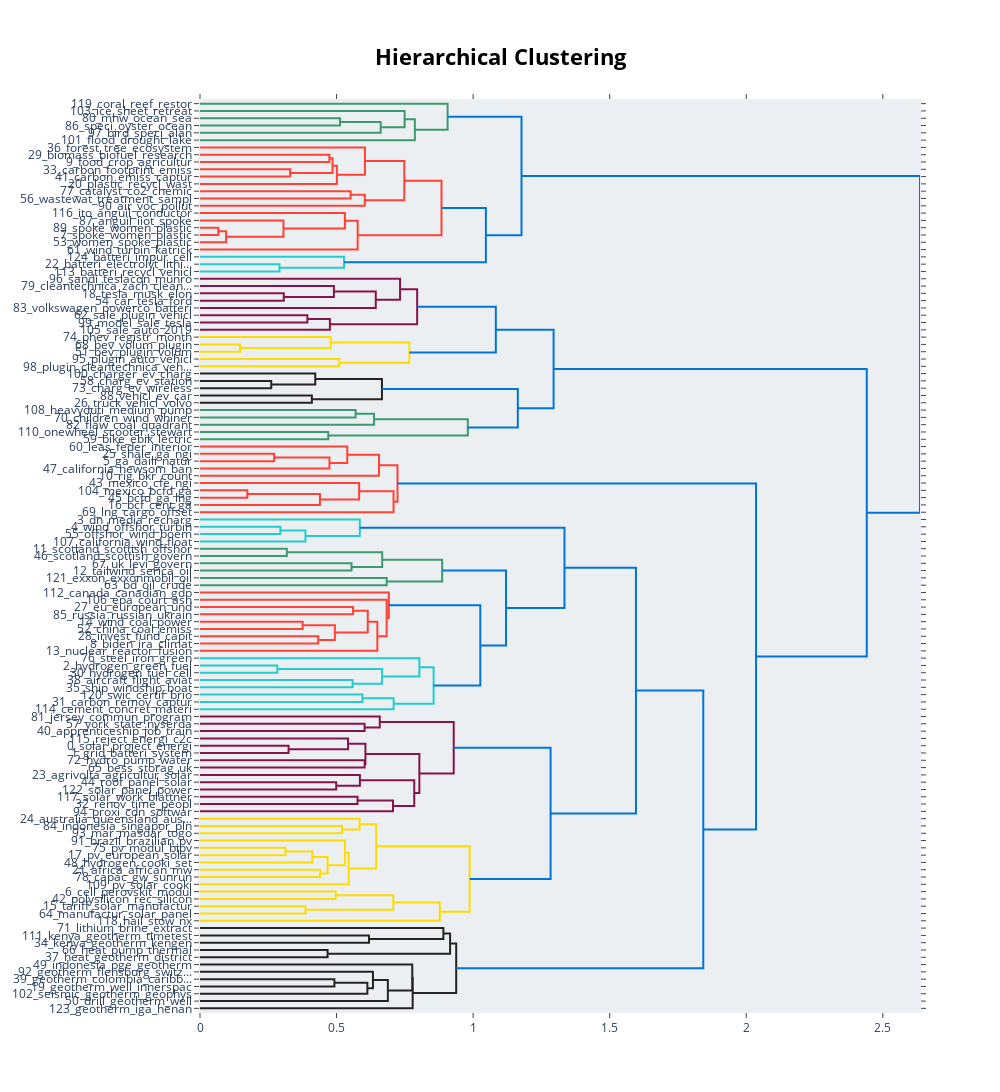

Write notebook code for a chart like this one.
### Code cell
# Visualizing the distribution of topics over time (if you have timestamps)
# topic_model.visualize_topics_over_time(topics_over_time)  # You need to create 'topics_over_time'

# Visualizing the topic hierarchy
bertopic_model.visualize_hierarchy()

### Figure 1 — Plotly figure (JSON) as saved in the notebook; plotly's stock layout.template omitted (floating-point values rounded to 4 significant figures)
{"data": [{"hoverinfo": "text", "marker": {"color": "rgb(61,153,112)"}, "mode": "lines", "type": "scatter", "x": [0, 0.5125, 0.5125, 0], "xaxis": "x", "y": [-25, -25, -35, -35], "yaxis": "y"}, {"hoverinfo": "text", "marker": {"color": "rgb(61,153,112)"}, "mode": "lines", "type": "scatter", "x": [0.5125, 0.6614, 0.6614, 0], "xaxis": "x", "y": [-30, -30, -45, -45], "yaxis": "y"}, {"hoverinfo": "text", "marker": {"color": "rgb(61,153,112)"}, "mode": "lines", "type": "scatter", "x": [0, 0.7491, 0.7491, 0.6614], "xaxis": "x", "y": [-15, -15, -37.5, -37.5], "yaxis": "y"}, {"hoverinfo": "text", "marker": {"color": "rgb(61,153,112)"}, "mode": "lines", "type": "scatter", "x": [0.7491, 0.7867, 0.7867, 0], "xaxis": "x", "y": [-26.25, -26.25, -55, -55], "yaxis": "y"}, {"hoverinfo": "text", "marker": {"color": "rgb(61,153,112)"}, "mode": "lines", "type": "scatter", "x": [0, 0.9065, 0.9065, 0.7867], "xaxis": "x", "y": [-5, -5, -40.62, -40.62], "yaxis": "y"}, {"hoverinfo": "text", "marker": {"color": "rgb(255,65,54)"}, "mode": "lines", "type": "scatter", "x": [0, 0.4738, 0.4738, 0], "xaxis": "x", "y": [-75, -75, -85, -85], "yaxis": "y"}, {"hoverinfo": "text", "marker": {"color": "rgb(255,65,54)"}, "mode": "lines", "type": "scatter", "x": [0, 0.3302, 0.3302, 0], "xaxis": "x", "y": [-95, -95, -105, -105], "yaxis": "y"}, {"hoverinfo": "text", "marker": {"color": "rgb(255,65,54)"}, "mode": "lines", "type": "scatter", "x": [0.4738, 0.4852, 0.4852, 0.3302], "xaxis": "x", "y": [-80, -80, -100, -100], "yaxis": "y"}, {"hoverinfo": "text", "marker": {"color": "rgb(255,65,54)"}, "mode": "lines", "type": "scatter", "x": [0.4852, 0.5012, 0.5012, 0], "xaxis": "x", "y": [-90, -90, -115, -115], "yaxis": "y"}, {"hoverinfo": "text", "marker": {"color": "rgb(255,65,54)"}, "mode": "lines", "type": "scatter", "x": [0, 0.6039, 0.6039, 0.5012], "xaxis": "x", "y": [-65, -65, -102.5, -102.5], "yaxis": "y"}, {"hoverinfo": "text", "marker": {"color": "rgb(255,65,54)"}, "mode": "lines", "type": "scatter", "x": [0, 0.5512, 0.5512, 0], "xaxis": "x", "y": [-125, -125, -135, -135], "yaxis": "y"}, {"hoverinfo": "text", "marker": {"color": "rgb(255,65,54)"}, "mode": "lines", "type": "scatter", "x": [0.5512, 0.6034, 0.6034, 0], "xaxis": "x", "y": [-130, -130, -145, -145], "yaxis": "y"}, {"hoverinfo": "text", "marker": {"color": "rgb(255,65,54)"}, "mode": "lines", "type": "scatter", "x": [0.6039, 0.748, 0.748, 0.6034], "xaxis": "x", "y": [-83.75, -83.75, -137.5, -137.5], "yaxis": "y"}, {"hoverinfo": "text", "marker": {"color": "rgb(255,65,54)"}, "mode": "lines", "type": "scatter", "x": [0, 0.06709, 0.06709, 0], "xaxis": "x", "y": [-175, -175, -185, -185], "yaxis": "y"}, {"hoverinfo": "text", "marker": {"color": "rgb(255,65,54)"}, "mode": "lines", "type": "scatter", "x": [0.06709, 0.09552, 0.09552, 0], "xaxis": "x", "y": [-180, -180, -195, -195], "yaxis": "y"}, {"hoverinfo": "text", "marker": {"color": "rgb(255,65,54)"}, "mode": "lines", "type": "scatter", "x": [0, 0.3056, 0.3056, 0.09552], "xaxis": "x", "y": [-165, -165, -187.5, -187.5], "yaxis": "y"}, {"hoverinfo": "text", "marker": {"color": "rgb(255,65,54)"}, "mode": "lines", "type": "scatter", "x": [0, 0.5306, 0.5306, 0.3056], "xaxis": "x", "y": [-155, -155, -176.2, -176.2], "yaxis": "y"}, {"hoverinfo": "text", "marker": {"color": "rgb(255,65,54)"}, "mode": "lines", "type": "scatter", "x": [0.5306, 0.5773, 0.5773, 0], "xaxis": "x", "y": [-165.6, -165.6, -205, -205], "yaxis": "y"}, {"hoverinfo": "text", "marker": {"color": "rgb(255,65,54)"}, "mode": "lines", "type": "scatter", "x": [0.748, 0.8842, 0.8842, 0.5773], "xaxis": "x", "y": [-110.6, -110.6, -185.3, -185.3], "yaxis": "y"}, {"hoverinfo": "text", "marker": {"color": "rgb(35,205,205)"}, "mode": "lines", "type": "scatter", "x": [0, 0.291, 0.291, 0], "xaxis": "x", "y": [-225, -225, -235, -235], "yaxis": "y"}, {"hoverinfo": "text", "marker": {"color": "rgb(35,205,205)"}, "mode": "lines", "type": "scatter", "x": [0, 0.5273, 0.5273, 0.291], "xaxis": "x", "y": [-215, -215, -230, -230], "yaxis": "y"}, {"hoverinfo": "text", "marker": {"color": "rgb(0,116,217)"}, "mode": "lines", "type": "scatter", "x": [0.8842, 1.047, 1.047, 0.5273], "xaxis": "x", "y": [-148.0, -148.0, -222.5, -222.5], "yaxis": "y"}, {"hoverinfo": "text", "marker": {"color": "rgb(0,116,217)"}, "mode": "lines", "type": "scatter", "x": [0.9065, 1.177, 1.177, 1.047], "xaxis": "x", "y": [-22.81, -22.81, -185.2, -185.2], "yaxis": "y"}, {"hoverinfo": "text", "marker": {"color": "rgb(133,20,75)"}, "mode": "lines", "type": "scatter", "x": [0, 0.3068, 0.3068, 0], "xaxis": "x", "y": [-265, -265, -275, -275], "yaxis": "y"}, {"hoverinfo": "text", "marker": {"color": "rgb(133,20,75)"}, "mode": "lines", "type": "scatter", "x": [0, 0.4904, 0.4904, 0.3068], "xaxis": "x", "y": [-255, -255, -270, -270], "yaxis": "y"}, {"hoverinfo": "text", "marker": {"color": "rgb(133,20,75)"}, "mode": "lines", "type": "scatter", "x": [0.4904, 0.6436, 0.6436, 0], "xaxis": "x", "y": [-262.5, -262.5, -285, -285], "yaxis": "y"}, {"hoverinfo": "text", "marker": {"color": "rgb(133,20,75)"}, "mode": "lines", "type": "scatter", "x": [0, 0.7326, 0.7326, 0.6436], "xaxis": "x", "y": [-245, -245, -273.8, -273.8], "yaxis": "y"}, {"hoverinfo": "text", "marker": {"color": "rgb(133,20,75)"}, "mode": "lines", "type": "scatter", "x": [0, 0.3931, 0.3931, 0], "xaxis": "x", "y": [-295, -295, -305, -305], "yaxis": "y"}, {"hoverinfo": "text", "marker": {"color": "rgb(133,20,75)"}, "mode": "lines", "type": "scatter", "x": [0.3931, 0.4757, 0.4757, 0], "xaxis": "x", "y": [-300, -300, -315, -315], "yaxis": "y"}, {"hoverinfo": "text", "marker": {"color": "rgb(133,20,75)"}, "mode": "lines", "type": "scatter", "x": [0.7326, 0.7951, 0.7951, 0.4757], "xaxis": "x", "y": [-259.4, -259.4, -307.5, -307.5], "yaxis": "y"}, {"hoverinfo": "text", "marker": {"color": "rgb(255,220,0)"}, "mode": "lines", "type": "scatter", "x": [0, 0.1465, 0.1465, 0], "xaxis": "x", "y": [-335, -335, -345, -345], "yaxis": "y"}, {"hoverinfo": "text", "marker": {"color": "rgb(255,220,0)"}, "mode": "lines", "type": "scatter", "x": [0, 0.4785, 0.4785, 0.1465], "xaxis": "x", "y": [-325, -325, -340, -340], "yaxis": "y"}, {"hoverinfo": "text", "marker": {"color": "rgb(255,220,0)"}, "mode": "lines", "type": "scatter", "x": [0, 0.5104, 0.5104, 0], "xaxis": "x", "y": [-355, -355, -365, -365], "yaxis": "y"}, {"hoverinfo": "text", "marker": {"color": "rgb(255,220,0)"}, "mode": "lines", "type": "scatter", "x": [0.4785, 0.7665, 0.7665, 0.5104], "xaxis": "x", "y": [-332.5, -332.5, -360, -360], "yaxis": "y"}, {"hoverinfo": "text", "marker": {"color": "rgb(0,116,217)"}, "mode": "lines", "type": "scatter", "x": [0.7951, 1.083, 1.083, 0.7665], "xaxis": "x", "y": [-283.4, -283.4, -346.2, -346.2], "yaxis": "y"}, {"hoverinfo": "text", "marker": {"color": "rgb(40,35,35)"}, "mode": "lines", "type": "scatter", "x": [0, 0.2608, 0.2608, 0], "xaxis": "x", "y": [-385, -385, -395, -395], "yaxis": "y"}, {"hoverinfo": "text", "marker": {"color": "rgb(40,35,35)"}, "mode": "lines", "type": "scatter", "x": [0, 0.422, 0.422, 0.2608], "xaxis": "x", "y": [-375, -375, -390, -390], "yaxis": "y"}, {"hoverinfo": "text", "marker": {"color": "rgb(40,35,35)"}, "mode": "lines", "type": "scatter", "x": [0, 0.4095, 0.4095, 0], "xaxis": "x", "y": [-405, -405, -415, -415], "yaxis": "y"}, {"hoverinfo": "text", "marker": {"color": "rgb(40,35,35)"}, "mode": "lines", "type": "scatter", "x": [0.422, 0.6662, 0.6662, 0.4095], "xaxis": "x", "y": [-382.5, -382.5, -410, -410], "yaxis": "y"}, {"hoverinfo": "text", "marker": {"color": "rgb(61,153,112)"}, "mode": "lines", "type": "scatter", "x": [0, 0.5696, 0.5696, 0], "xaxis": "x", "y": [-425, -425, -435, -435], "yaxis": "y"}, {"hoverinfo": "text", "marker": {"color": "rgb(61,153,112)"}, "mode": "lines", "type": "scatter", "x": [0.5696, 0.6373, 0.6373, 0], "xaxis": "x", "y": [-430, -430, -445, -445], "yaxis": "y"}, {"hoverinfo": "text", "marker": {"color": "rgb(61,153,112)"}, "mode": "lines", "type": "scatter", "x": [0, 0.4698, 0.4698, 0], "xaxis": "x", "y": [-455, -455, -465, -465], "yaxis": "y"}, {"hoverinfo": "text", "marker": {"color": "rgb(61,153,112)"}, "mode": "lines", "type": "scatter", "x": [0.6373, 0.9806, 0.9806, 0.4698], "xaxis": "x", "y": [-437.5, -437.5, -460, -460], "yaxis": "y"}, {"hoverinfo": "text", "marker": {"color": "rgb(0,116,217)"}, "mode": "lines", "type": "scatter", "x": [0.6662, 1.164, 1.164, 0.9806], "xaxis": "x", "y": [-396.2, -396.2, -448.8, -448.8], "yaxis": "y"}, {"hoverinfo": "text", "marker": {"color": "rgb(0,116,217)"}, "mode": "lines", "type": "scatter", "x": [1.083, 1.295, 1.295, 1.164], "xaxis": "x", "y": [-314.8, -314.8, -422.5, -422.5], "yaxis": "y"}, {"hoverinfo": "text", "marker": {"color": "rgb(255,65,54)"}, "mode": "lines", "type": "scatter", "x": [0, 0.2714, 0.2714, 0], "xaxis": "x", "y": [-485, -485, -495, -495], "yaxis": "y"}, {"hoverinfo": "text", "marker": {"color": "rgb(255,65,54)"}, "mode": "lines", "type": "scatter", "x": [0.2714, 0.474, 0.474, 0], "xaxis": "x", "y": [-490, -490, -505, -505], "yaxis": "y"}, {"hoverinfo": "text", "marker": {"color": "rgb(255,65,54)"}, "mode": "lines", "type": "scatter", "x": [0, 0.5393, 0.5393, 0.474], "xaxis": "x", "y": [-475, -475, -497.5, -497.5], "yaxis": "y"}, {"hoverinfo": "text", "marker": {"color": "rgb(255,65,54)"}, "mode": "lines", "type": "scatter", "x": [0.5393, 0.6555, 0.6555, 0], "xaxis": "x", "y": [-486.2, -486.2, -515, -515], "yaxis": "y"}, {"hoverinfo": "text", "marker": {"color": "rgb(255,65,54)"}, "mode": "lines", "type": "scatter", "x": [0, 0.1733, 0.1733, 0], "xaxis": "x", "y": [-535, -535, -545, -545], "yaxis": "y"}, {"hoverinfo": "text", "marker": {"color": "rgb(255,65,54)"}, "mode": "lines", "type": "scatter", "x": [0.1733, 0.4391, 0.4391, 0], "xaxis": "x", "y": [-540, -540, -555, -555], "yaxis": "y"}, {"hoverinfo": "text", "marker": {"color": "rgb(255,65,54)"}, "mode": "lines", "type": "scatter", "x": [0, 0.5826, 0.5826, 0.4391], "xaxis": "x", "y": [-525, -525, -547.5, -547.5], "yaxis": "y"}, {"hoverinfo": "text", "marker": {"color": "rgb(255,65,54)"}, "mode": "lines", "type": "scatter", "x": [0.5826, 0.7086, 0.7086, 0], "xaxis": "x", "y": [-536.2, -536.2, -565, -565], "yaxis": "y"}, {"hoverinfo": "text", "marker": {"color": "rgb(255,65,54)"}, "mode": "lines", "type": "scatter", "x": [0.6555, 0.7231, 0.7231, 0.7086], "xaxis": "x", "y": [-500.6, -500.6, -550.6, -550.6], "yaxis": "y"}, {"hoverinfo": "text", "marker": {"color": "rgb(35,205,205)"}, "mode": "lines", "type": "scatter", "x": [0, 0.2943, 0.2943, 0], "xaxis": "x", "y": [-585, -585, -595, -595], "yaxis": "y"}, {"hoverinfo": "text", "marker": {"color": "rgb(35,205,205)"}, "mode": "lines", "type": "scatter", "x": [0.2943, 0.3862, 0.3862, 0], "xaxis": "x", "y": [-590, -590, -605, -605], "yaxis": "y"}, {"hoverinfo": "text", "marker": {"color": "rgb(35,205,205)"}, "mode": "lines", "type": "scatter", "x": [0, 0.5851, 0.5851, 0.3862], "xaxis": "x", "y": [-575, -575, -597.5, -597.5], "yaxis": "y"}, {"hoverinfo": "text", "marker": {"color": "rgb(61,153,112)"}, "mode": "lines", "type": "scatter", "x": [0, 0.3179, 0.3179, 0], "xaxis": "x", "y": [-615, -615, -625, -625], "yaxis": "y"}, {"hoverinfo": "text", "marker": {"color": "rgb(61,153,112)"}, "mode": "lines", "type": "scatter", "x": [0, 0.5548, 0.5548, 0], "xaxis": "x", "y": [-635, -635, -645, -645], "yaxis": "y"}, {"hoverinfo": "text", "marker": {"color": "rgb(61,153,112)"}, "mode": "lines", "type": "scatter", "x": [0.3179, 0.6671, 0.6671, 0.5548], "xaxis": "x", "y": [-620, -620, -640, -640], "yaxis": "y"}, {"hoverinfo": "text", "marker": {"color": "rgb(61,153,112)"}, "mode": "lines", "type": "scatter", "x": [0, 0.6836, 0.6836, 0], "xaxis": "x", "y": [-655, -655, -665, -665], "yaxis": "y"}, {"hoverinfo": "text", "marker": {"color": "rgb(61,153,112)"}, "mode": "lines", "type": "scatter", "x": [0.6671, 0.8866, 0.8866, 0.6836], "xaxis": "x", "y": [-630, -630, -660, -660], "yaxis": "y"}, {"hoverinfo": "text", "marker": {"color": "rgb(255,65,54)"}, "mode": "lines", "type": "scatter", "x": [0, 0.5605, 0.5605, 0], "xaxis": "x", "y": [-695, -695, -705, -705], "yaxis": "y"}, {"hoverinfo": "text", "marker": {"color": "rgb(255,65,54)"}, "mode": "lines", "type": "scatter", "x": [0, 0.3758, 0.3758, 0], "xaxis": "x", "y": [-715, -715, -725, -725], "yaxis": "y"}, {"hoverinfo": "text", "marker": {"color": "rgb(255,65,54)"}, "mode": "lines", "type": "scatter", "x": [0, 0.4329, 0.4329, 0], "xaxis": "x", "y": [-735, -735, -745, -745], "yaxis": "y"}, {"hoverinfo": "text", "marker": {"color": "rgb(255,65,54)"}, "mode": "lines", "type": "scatter", "x": [0.3758, 0.4938, 0.4938, 0.4329], "xaxis": "x", "y": [-720, -720, -740, -740], "yaxis": "y"}, {"hoverinfo": "text", "marker": {"color": "rgb(255,65,54)"}, "mode": "lines", "type": "scatter", "x": [0.5605, 0.6141, 0.6141, 0.4938], "xaxis": "x", "y": [-700, -700, -730, -730], "yaxis": "y"}, {"hoverinfo": "text", "marker": {"color": "rgb(255,65,54)"}, "mode": "lines", "type": "scatter", "x": [0.6141, 0.6493, 0.6493, 0], "xaxis": "x", "y": [-715, -715, -755, -755], "yaxis": "y"}, {"hoverinfo": "text", "marker": {"color": "rgb(255,65,54)"}, "mode": "lines", "type": "scatter", "x": [0, 0.6834, 0.6834, 0.6493], "xaxis": "x", "y": [-685, -685, -735, -735], "yaxis": "y"}, {"hoverinfo": "text", "marker": {"color": "rgb(255,65,54)"}, "mode": "lines", "type": "scatter", "x": [0, 0.6912, 0.6912, 0.6834], "xaxis": "x", "y": [-675, -675, -710, -710], "yaxis": "y"}, {"hoverinfo": "text", "marker": {"color": "rgb(35,205,205)"}, "mode": "lines", "type": "scatter", "x": [0, 0.2833, 0.2833, 0], "xaxis": "x", "y": [-775, -775, -785, -785], "yaxis": "y"}, {"hoverinfo": "text", "marker": {"color": "rgb(35,205,205)"}, "mode": "lines", "type": "scatter", "x": [0, 0.5588, 0.5588, 0], "xaxis": "x", "y": [-795, -795, -805, -805], "yaxis": "y"}, {"hoverinfo": "text", "marker": {"color": "rgb(35,205,205)"}, "mode": "lines", "type": "scatter", "x": [0.2833, 0.6667, 0.6667, 0.5588], "xaxis": "x", "y": [-780, -780, -800, -800], "yaxis": "y"}, {"hoverinfo": "text", "marker": {"color": "rgb(35,205,205)"}, "mode": "lines", "type": "scatter", "x": [0, 0.8033, 0.8033, 0.6667], "xaxis": "x", "y": [-765, -765, -790, -790], "yaxis": "y"}, {"hoverinfo": "text", "marker": {"color": "rgb(35,205,205)"}, "mode": "lines", "type": "scatter", "x": [0, 0.5947, 0.5947, 0], "xaxis": "x", "y": [-815, -815, -825, -825], "yaxis": "y"}, {"hoverinfo": "text", "marker": {"color": "rgb(35,205,205)"}, "mode": "lines", "type": "scatter", "x": [0.5947, 0.709, 0.709, 0], "xaxis": "x", "y": [-820, -820, -835, -835], "yaxis": "y"}, {"hoverinfo": "text", "marker": {"color": "rgb(35,205,205)"}, "mode": "lines", "type": "scatter", "x": [0.8033, 0.8554, 0.8554, 0.709], "xaxis": "x", "y": [-777.5, -777.5, -827.5, -827.5], "yaxis": "y"}, {"hoverinfo": "text", "marker": {"color": "rgb(0,116,217)"}, "mode": "lines", "type": "scatter", "x": [0.6912, 1.026, 1.026, 0.8554], "xaxis": "x", "y": [-692.5, -692.5, -802.5, -802.5], "yaxis": "y"}, {"hoverinfo": "text", "marker": {"color": "rgb(0,116,217)"}, "mode": "lines", "type": "scatter", "x": [0.8866, 1.12, 1.12, 1.026], "xaxis": "x", "y": [-645, -645, -747.5, -747.5], "yaxis": "y"}, {"hoverinfo": "text", "marker": {"color": "rgb(0,116,217)"}, "mode": "lines", "type": "scatter", "x": [0.5851, 1.334, 1.334, 1.12], "xaxis": "x", "y": [-586.2, -586.2, -696.2, -696.2], "yaxis": "y"}, {"hoverinfo": "text", "marker": {"color": "rgb(133,20,75)"}, "mode": "lines", "type": "scatter", "x": [0, 0.6026, 0.6026, 0], "xaxis": "x", "y": [-855, -855, -865, -865], "yaxis": "y"}, {"hoverinfo": "text", "marker": {"color": "rgb(133,20,75)"}, "mode": "lines", "type": "scatter", "x": [0, 0.6582, 0.6582, 0.6026], "xaxis": "x", "y": [-845, -845, -860, -860], "yaxis": "y"}, {"hoverinfo": "text", "marker": {"color": "rgb(133,20,75)"}, "mode": "lines", "type": "scatter", "x": [0, 0.3243, 0.3243, 0], "xaxis": "x", "y": [-885, -885, -895, -895], "yaxis": "y"}, {"hoverinfo": "text", "marker": {"color": "rgb(133,20,75)"}, "mode": "lines", "type": "scatter", "x": [0, 0.5421, 0.5421, 0.3243], "xaxis": "x", "y": [-875, -875, -890, -890], "yaxis": "y"}, {"hoverinfo": "text", "marker": {"color": "rgb(133,20,75)"}, "mode": "lines", "type": "scatter", "x": [0, 0.6029, 0.6029, 0], "xaxis": "x", "y": [-905, -905, -915, -915], "yaxis": "y"}, {"hoverinfo": "text", "marker": {"color": "rgb(133,20,75)"}, "mode": "lines", "type": "scatter", "x": [0.5421, 0.6057, 0.6057, 0.6029], "xaxis": "x", "y": [-882.5, -882.5, -910, -910], "yaxis": "y"}, {"hoverinfo": "text", "marker": {"color": "rgb(133,20,75)"}, "mode": "lines", "type": "scatter", "x": [0, 0.4988, 0.4988, 0], "xaxis": "x", "y": [-935, -935, -945, -945], "yaxis": "y"}, {"hoverinfo": "text", "marker": {"color": "rgb(133,20,75)"}, "mode": "lines", "type": "scatter", "x": [0, 0.5855, 0.5855, 0.4988], "xaxis": "x", "y": [-925, -925, -940, -940], "yaxis": "y"}, {"hoverinfo": "text", "marker": {"color": "rgb(133,20,75)"}, "mode": "lines", "type": "scatter", "x": [0, 0.5768, 0.5768, 0], "xaxis": "x", "y": [-955, -955, -965, -965], "yaxis": "y"}, {"hoverinfo": "text", "marker": {"color": "rgb(133,20,75)"}, "mode": "lines", "type": "scatter", "x": [0.5768, 0.7066, 0.7066, 0], "xaxis": "x", "y": [-960, -960, -975, -975], "yaxis": "y"}, {"hoverinfo": "text", "marker": {"color": "rgb(133,20,75)"}, "mode": "lines", "type": "scatter", "x": [0.5855, 0.7845, 0.7845, 0.7066], "xaxis": "x", "y": [-932.5, -932.5, -967.5, -967.5], "yaxis": "y"}, {"hoverinfo": "text", "marker": {"color": "rgb(133,20,75)"}, "mode": "lines", "type": "scatter", "x": [0.6057, 0.8032, 0.8032, 0.7845], "xaxis": "x", "y": [-896.2, -896.2, -950, -950], "yaxis": "y"}, {"hoverinfo": "text", "marker": {"color": "rgb(133,20,75)"}, "mode": "lines", "type": "scatter", "x": [0.6582, 0.929, 0.929, 0.8032], "xaxis": "x", "y": [-852.5, -852.5, -923.1, -923.1], "yaxis": "y"}, {"hoverinfo": "text", "marker": {"color": "rgb(255,220,0)"}, "mode": "lines", "type": "scatter", "x": [0, 0.5202, 0.5202, 0], "xaxis": "x", "y": [-995, -995, -1005, -1005], "yaxis": "y"}, {"hoverinfo": "text", "marker": {"color": "rgb(255,220,0)"}, "mode": "lines", "type": "scatter", "x": [0, 0.5841, 0.5841, 0.5202], "xaxis": "x", "y": [-985, -985, -1000, -1000], "yaxis": "y"}, {"hoverinfo": "text", "marker": {"color": "rgb(255,220,0)"}, "mode": "lines", "type": "scatter", "x": [0, 0.313, 0.313, 0], "xaxis": "x", "y": [-1025, -1025, -1035, -1035], "yaxis": "y"}, {"hoverinfo": "text", "marker": {"color": "rgb(255,220,0)"}, "mode": "lines", "type": "scatter", "x": [0.313, 0.4114, 0.4114, 0], "xaxis": "x", "y": [-1030, -1030, -1045, -1045], "yaxis": "y"}, {"hoverinfo": "text", "marker": {"color": "rgb(255,220,0)"}, "mode": "lines", "type": "scatter", "x": [0, 0.4399, 0.4399, 0], "xaxis": "x", "y": [-1055, -1055, -1065, -1065], "yaxis": "y"}, {"hoverinfo": "text", "marker": {"color": "rgb(255,220,0)"}, "mode": "lines", "type": "scatter", "x": [0.4114, 0.4672, 0.4672, 0.4399], "xaxis": "x", "y": [-1038.0, -1038.0, -1060, -1060], "yaxis": "y"}, {"hoverinfo": "text", "marker": {"color": "rgb(255,220,0)"}, "mode": "lines", "type": "scatter", "x": [0, 0.531, 0.531, 0.4672], "xaxis": "x", "y": [-1015, -1015, -1049.0, -1049.0], "yaxis": "y"}, {"hoverinfo": "text", "marker": {"color": "rgb(255,220,0)"}, "mode": "lines", "type": "scatter", "x": [0.531, 0.5443, 0.5443, 0], "xaxis": "x", "y": [-1032.0, -1032.0, -1075, -1075], "yaxis": "y"}, {"hoverinfo": "text", "marker": {"color": "rgb(255,220,0)"}, "mode": "lines", "type": "scatter", "x": [0.5841, 0.6452, 0.6452, 0.5443], "xaxis": "x", "y": [-992.5, -992.5, -1053.0, -1053.0], "yaxis": "y"}, {"hoverinfo": "text", "marker": {"color": "rgb(255,220,0)"}, "mode": "lines", "type": "scatter", "x": [0, 0.497, 0.497, 0], "xaxis": "x", "y": [-1085, -1085, -1095, -1095], "yaxis": "y"}, {"hoverinfo": "text", "marker": {"color": "rgb(255,220,0)"}, "mode": "lines", "type": "scatter", "x": [0, 0.3863, 0.3863, 0], "xaxis": "x", "y": [-1105, -1105, -1115, -1115], "yaxis": "y"}, {"hoverinfo": "text", "marker": {"color": "rgb(255,220,0)"}, "mode": "lines", "type": "scatter", "x": [0.497, 0.7078, 0.7078, 0.3863], "xaxis": "x", "y": [-1090, -1090, -1110, -1110], "yaxis": "y"}, {"hoverinfo": "text", "marker": {"color": "rgb(255,220,0)"}, "mode": "lines", "type": "scatter", "x": [0.7078, 0.8781, 0.8781, 0], "xaxis": "x", "y": [-1100, -1100, -1125, -1125], "yaxis": "y"}, {"hoverinfo": "text", "marker": {"color": "rgb(255,220,0)"}, "mode": "lines", "type": "scatter", "x": [0.6452, 0.9874, 0.9874, 0.8781], "xaxis": "x", "y": [-1023.0, -1023.0, -1112.0, -1112.0], "yaxis": "y"}, {"hoverinfo": "text", "marker": {"color": "rgb(0,116,217)"}, "mode": "lines", "type": "scatter", "x": [0.929, 1.284, 1.284, 0.9874], "xaxis": "x", "y": [-887.8, -887.8, -1068.0, -1068.0], "yaxis": "y"}, {"hoverinfo": "text", "marker": {"color": "rgb(0,116,217)"}, "mode": "lines", "type": "scatter", "x": [1.334, 1.596, 1.596, 1.284], "xaxis": "x", "y": [-641.2, -641.2, -977.8, -977.8], "yaxis": "y"}, {"hoverinfo": "text", "marker": {"color": "rgb(40,35,35)"}, "mode": "lines", "type": "scatter", "x": [0, 0.6188, 0.6188, 0], "xaxis": "x", "y": [-1145, -1145, -1155, -1155], "yaxis": "y"}, {"hoverinfo": "text", "marker": {"color": "rgb(40,35,35)"}, "mode": "lines", "type": "scatter", "x": [0, 0.8911, 0.8911, 0.6188], "xaxis": "x", "y": [-1135, -1135, -1150, -1150], "yaxis": "y"}, {"hoverinfo": "text", "marker": {"color": "rgb(40,35,35)"}, "mode": "lines", "type": "scatter", "x": [0, 0.467, 0.467, 0], "xaxis": "x", "y": [-1165, -1165, -1175, -1175], "yaxis": "y"}, {"hoverinfo": "text", "marker": {"color": "rgb(40,35,35)"}, "mode": "lines", "type": "scatter", "x": [0.8911, 0.9157, 0.9157, 0.467], "xaxis": "x", "y": [-1142.0, -1142.0, -1170, -1170], "yaxis": "y"}, {"hoverinfo": "text", "marker": {"color": "rgb(40,35,35)"}, "mode": "lines", "type": "scatter", "x": [0, 0.4922, 0.4922, 0], "xaxis": "x", "y": [-1205, -1205, -1215, -1215], "yaxis": "y"}, {"hoverinfo": "text", "marker": {"color": "rgb(40,35,35)"}, "mode": "lines", "type": "scatter", "x": [0.4922, 0.6128, 0.6128, 0], "xaxis": "x", "y": [-1210, -1210, -1225, -1225], "yaxis": "y"}, {"hoverinfo": "text", "marker": {"color": "rgb(40,35,35)"}, "mode": "lines", "type": "scatter", "x": [0, 0.6332, 0.6332, 0.6128], "xaxis": "x", "y": [-1195, -1195, -1218.0, -1218.0], "yaxis": "y"}, {"hoverinfo": "text", "marker": {"color": "rgb(40,35,35)"}, "mode": "lines", "type": "scatter", "x": [0.6332, 0.6878, 0.6878, 0], "xaxis": "x", "y": [-1206.0, -1206.0, -1235, -1235], "yaxis": "y"}, {"hoverinfo": "text", "marker": {"color": "rgb(40,35,35)"}, "mode": "lines", "type": "scatter", "x": [0, 0.7772, 0.7772, 0.6878], "xaxis": "x", "y": [-1185, -1185, -1221.0, -1221.0], "yaxis": "y"}, {"hoverinfo": "text", "marker": {"color": "rgb(40,35,35)"}, "mode": "lines", "type": "scatter", "x": [0.7772, 0.7786, 0.7786, 0], "xaxis": "x", "y": [-1203.0, -1203.0, -1245, -1245], "yaxis": "y"}, {"hoverinfo": "text", "marker": {"color": "rgb(40,35,35)"}, "mode": "lines", "type": "scatter", "x": [0.9157, 0.9381, 0.9381, 0.7786], "xaxis": "x", "y": [-1156.0, -1156.0, -1224.0, -1224.0], "yaxis": "y"}, {"hoverinfo": "text", "marker": {"color": "rgb(0,116,217)"}, "mode": "lines", "type": "scatter", "x": [1.596, 1.843, 1.843, 0.9381], "xaxis": "x", "y": [-809.5, -809.5, -1190.0, -1190.0], "yaxis": "y"}, {"hoverinfo": "text", "marker": {"color": "rgb(0,116,217)"}, "mode": "lines", "type": "scatter", "x": [0.7231, 2.036, 2.036, 1.843], "xaxis": "x", "y": [-525.6, -525.6, -999.8, -999.8], "yaxis": "y"}, {"hoverinfo": "text", "marker": {"color": "rgb(0,116,217)"}, "mode": "lines", "type": "scatter", "x": [1.295, 2.441, 2.441, 2.036], "xaxis": "x", "y": [-368.7, -368.7, -762.7, -762.7], "yaxis": "y"}, {"hoverinfo": "text", "marker": {"color": "rgb(0,116,217)"}, "mode": "lines", "type": "scatter", "x": [1.177, 2.636, 2.636, 2.441], "xaxis": "x", "y": [-104.0, -104.0, -565.7, -565.7], "yaxis": "y"}], "layout": {"autosize": false, "height": 2075, "hoverlabel": {"bgcolor": "white", "font": {"family": "Rockwell", "size": 16}}, "hovermode": "closest", "plot_bgcolor": "#ECEFF1", "showlegend": false, "title": {"font": {"color": "Black", "size": 22}, "text": "<b>Hierarchical Clustering</b>", "x": 0.5, "xanchor": "center", "yanchor": "top"}, "width": 1000, "xaxis": {"mirror": "allticks", "rangemode": "tozero", "showgrid": false, "showline": true, "showticklabels": true, "ticks": "outside", "type": "linear", "zeroline": false}, "yaxis": {"mirror": "allticks", "range": [-1250, 0], "rangemode": "tozero", "showgrid": false, "showline": true, "showticklabels": true, "tickmode": "array", "ticks": "outside", "ticktext": ["119_coral_reef_restor", "103_ice_sheet_retreat", "80_mhw_ocean_sea", "86_speci_oyster_ocean", "97_bird_speci_alan", "101_flood_drought_lake", "36_forest_tree_ecosystem", "29_biomass_biofuel_research", "9_food_crop_agricultur", "33_carbon_footprint_emiss", "41_carbon_emiss_captur", "20_plastic_recycl_wast", "77_catalyst_co2_chemic", "56_wastewat_treatment_sampl", "90_air_voc_pollut", "116_ito_anguil_conductor", "87_anguil_iiot_spoke", "89_spoke_women_plastic", "7_spoke_women_plastic", "53_women_spoke_plastic", "61_wind_turbin_katrick", "124_batteri_impur_cell", "22_batteri_electrolyt_lithi...", "113_batteri_recycl_vehicl", "96_sandi_teslacon_munro", "79_cleantechnica_zach_clean...", "18_tesla_musk_elon", "54_car_tesla_ford", "83_volkswagen_powerco_batteri", "62_sale_plugin_vehicl", "99_model_sale_tesla", "105_sale_auto_2019", "74_phev_registr_month", "68_bev_volum_plugin", "51_bev_plugin_volum", "95_plugin_auto_vehicl", "98_plugin_cleantechnica_veh...", "100_charger_ev_charg", "58_charg_ev_station", "73_charg_ev_wireless", "88_vehicl_ev_car", "26_truck_vehicl_volvo", "108_heavyduti_medium_pump", "70_children_wind_whiner", "82_flaw_coal_quadrant", "110_onewheel_scooter_stewart", "59_bike_ebik_lectric", "60_leas_feder_interior", "25_shale_ga_ngi", "5_ga_daili_natur", "47_california_newsom_ban", "10_rig_bkr_count", "43_mexico_cfe_ngi", "104_mexico_bcfd_ga", "45_bcfd_ga_lng", "16_bcf_cent_ga", "69_lng_cargo_offset", "3_dn_media_recharg", "4_wind_offshor_turbin", "55_offshor_wind_boem", "107_california_wind_float", "11_scotland_scottish_offshor", "46_scotland_scottish_govern", "67_uk_levi_govern", "12_tailwind_serica_oil", "121_exxon_exxonmobil_oil", "63_bd_oil_crude", "112_canada_canadian_gdp", "106_epa_court_ash", "27_eu_european_und", "85_russia_russian_ukrain", "14_wind_coal_power", "52_china_coal_emiss", "28_invest_fund_capit", "8_biden_ira_climat", "13_nuclear_reactor_fusion", "76_steel_iron_green", "2_hydrogen_green_fuel", "30_hydrogen_fuel_cell", "38_aircraft_flight_aviat", "35_ship_windship_boat", "120_swic_certif_brio", "31_carbon_remov_captur", "114_cement_concret_materi", "81_jersey_commun_program", "57_york_state_nyserda", "40_apprenticeship_job_train", "115_reject_energi_c2c", "0_solar_project_energi", "1_grid_batteri_system", "72_hydro_pump_water", "65_bess_storag_uk", "23_agrivolta_agricultur_solar", "44_roof_panel_solar", "122_solar_panel_power", "117_solar_work_blattner", "32_renov_time_peopl", "94_proxi_cdn_softwar", "24_australia_queensland_aus...", "84_indonesia_singapor_pln", "93_mar_masdar_togo", "91_brazil_brazilian_pv", "75_pv_modul_bipv", "17_pv_european_solar", "48_hydrogen_cooki_set", "21_africa_african_mw", "78_capac_gw_sunrun", "109_pv_solar_cooki", "6_cell_perovskit_modul", "42_polysilicon_rec_silicon", "15_tariff_solar_manufactur", "64_manufactur_solar_panel", "118_hail_stow_nx", "71_lithium_brine_extract", "111_kenya_geotherm_timetest", "34_kenya_geotherm_kengen", "66_heat_pump_thermal", "37_heat_geotherm_district", "49_indonesia_pge_geotherm", "92_geotherm_flensburg_switz...", "39_geotherm_colombia_caribb...", "19_geotherm_well_innerspac", "102_seismic_geotherm_geophys", "50_drill_geotherm_well", "123_geotherm_iga_henan"], "tickvals": [-5, -15, -25, -35, -45, -55, -65, -75, -85, -95, -105, -115, -125, -135, -145, -155, -165, -175, -185, -195, -205, -215, -225, -235, -245, -255, -265, -275, -285, -295, -305, -315, -325, -335, -345, -355, -365, -375, -385, -395, -405, -415, -425, -435, -445, -455, -465, -475, -485, -495, -505, -515, -525, -535, -545, -555, -565, -575, -585, -595, -605, -615, -625, -635, -645, -655, -665, -675, -685, -695, -705, -715, -725, -735, -745, -755, -765, -775, -785, -795, -805, -815, -825, -835, -845, -855, -865, -875, -885, -895, -905, -915, -925, -935, -945, -955, -965, -975, -985, -995, -1005, -1015, -1025, -1035, -1045, -1055, -1065, -1075, -1085, -1095, -1105, -1115, -1125, -1135, -1145, -1155, -1165, -1175, -1185, -1195, -1205, -1215, -1225, -1235, -1245], "type": "linear", "zeroline": false}}}
